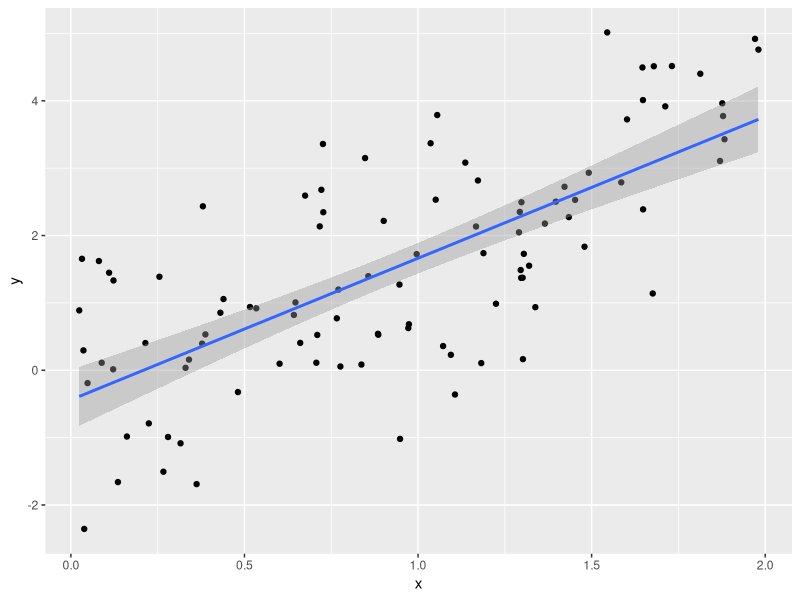
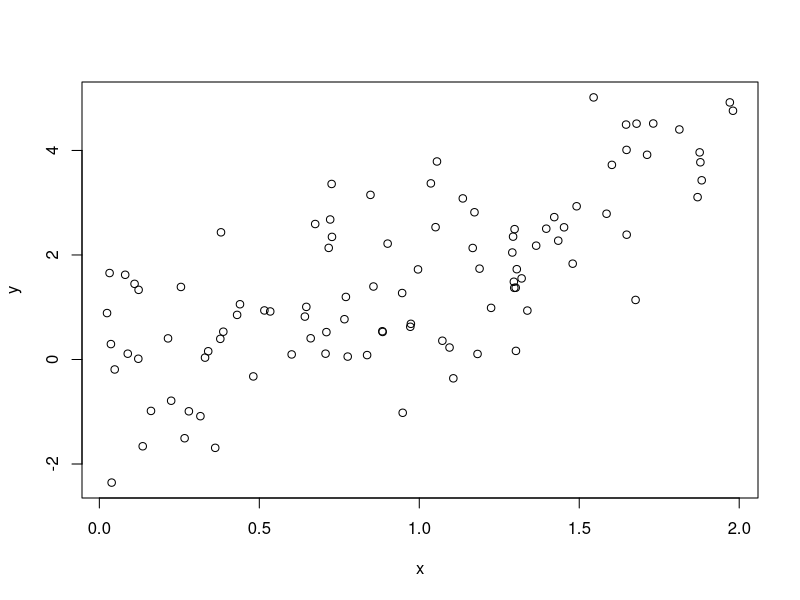
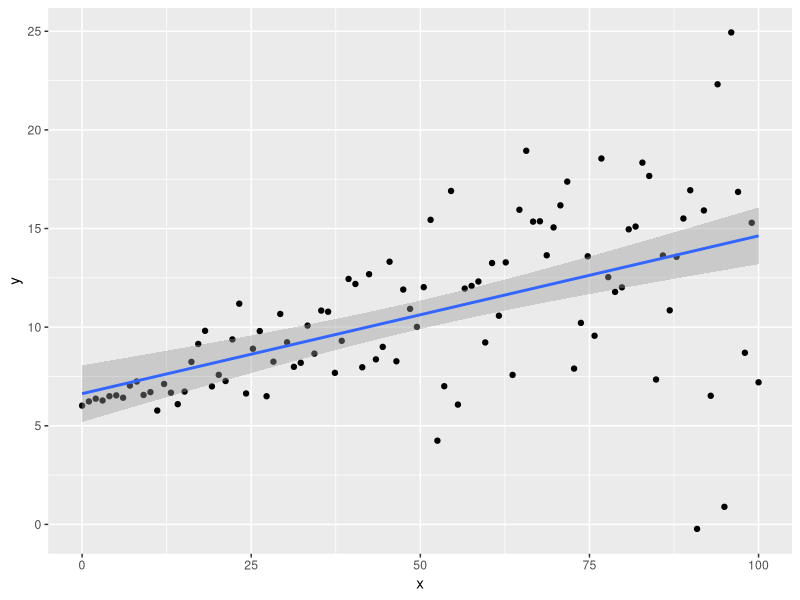
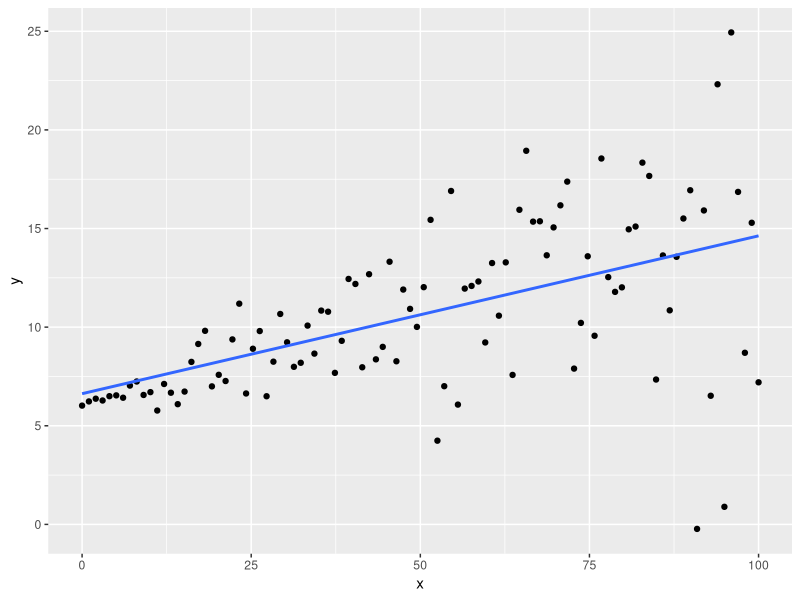
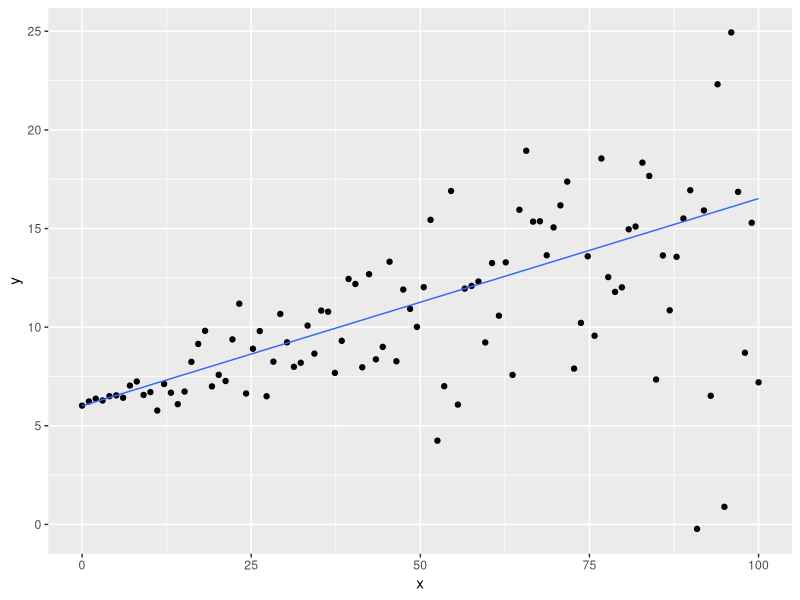
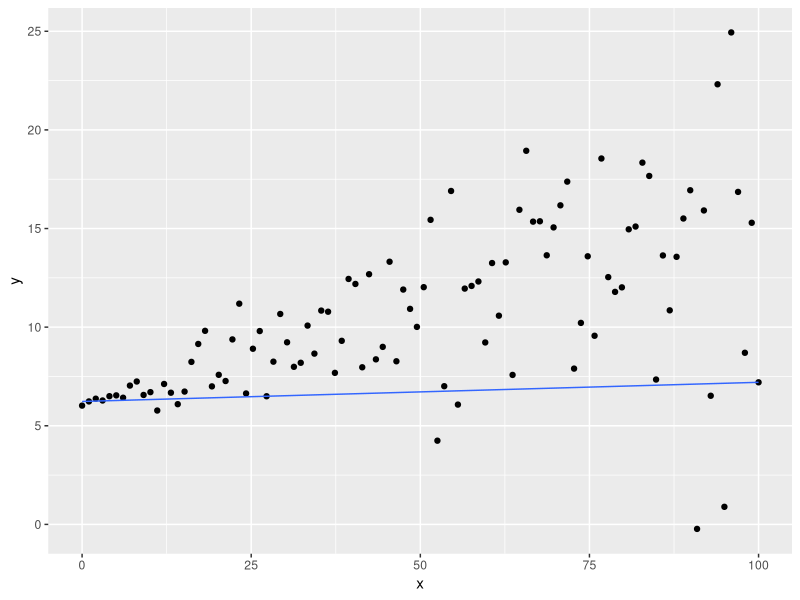
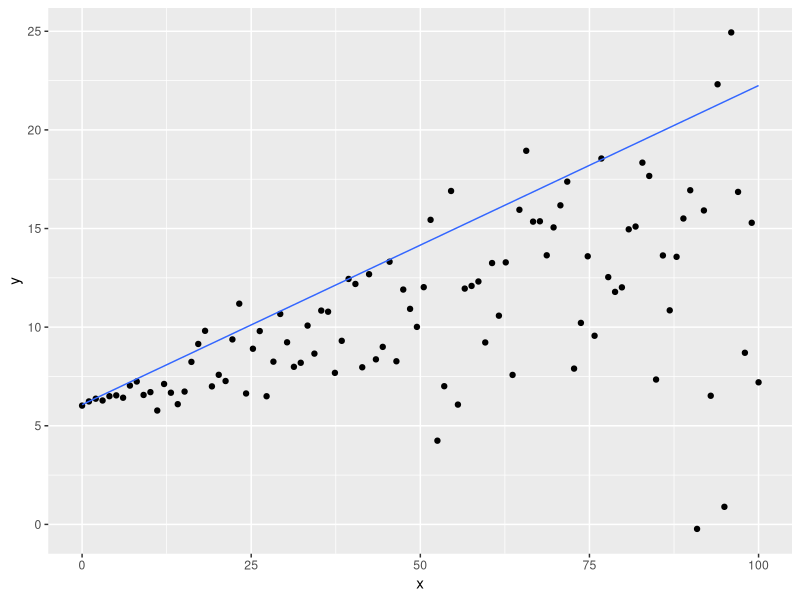

The R source for these figures, in order:
#Quantile illustrations

x=rnorm(100)
x[1:50]<-ifelse(x[1:50]<1,x[1:50]+1,x[1:50])
x<-abs(x)
x<-ifelse(x>2,x-1,x)
y=x+.5*x^2+rnorm(100)
dat<-data.frame(x=x,y=y)

library(ggplot2)

ggplot(dat, aes(x,y)) + geom_point() + geom_smooth(method="lm")

plot(x,y)



x <- seq(0,100,length.out = 100)        # independent variable
sig <- 0.1 + 0.05*x                     # non-constant variance
b_0 <- 6                                # true intercept
b_1 <- 0.1                              # true slope
e <- rnorm(100,mean = 0, sd = sig)      # normal random error with non-constant variance
y <- b_0 + b_1*x + e                    # dependent variable
dat <- data.frame(x,y)
ggplot(dat, aes(x,y)) + geom_point() + geom_smooth(method="lm")


ggplot(dat, aes(x,y)) + geom_point() + geom_smooth(method="lm",se = FALSE)
ggplot(dat, aes(x,y)) + geom_point() + geom_quantile(quantiles=.5)
ggplot(dat, aes(x,y)) + geom_point() + geom_quantile(quantiles=.1)
ggplot(dat, aes(x,y)) + geom_point() + geom_quantile(quantiles=.9)

